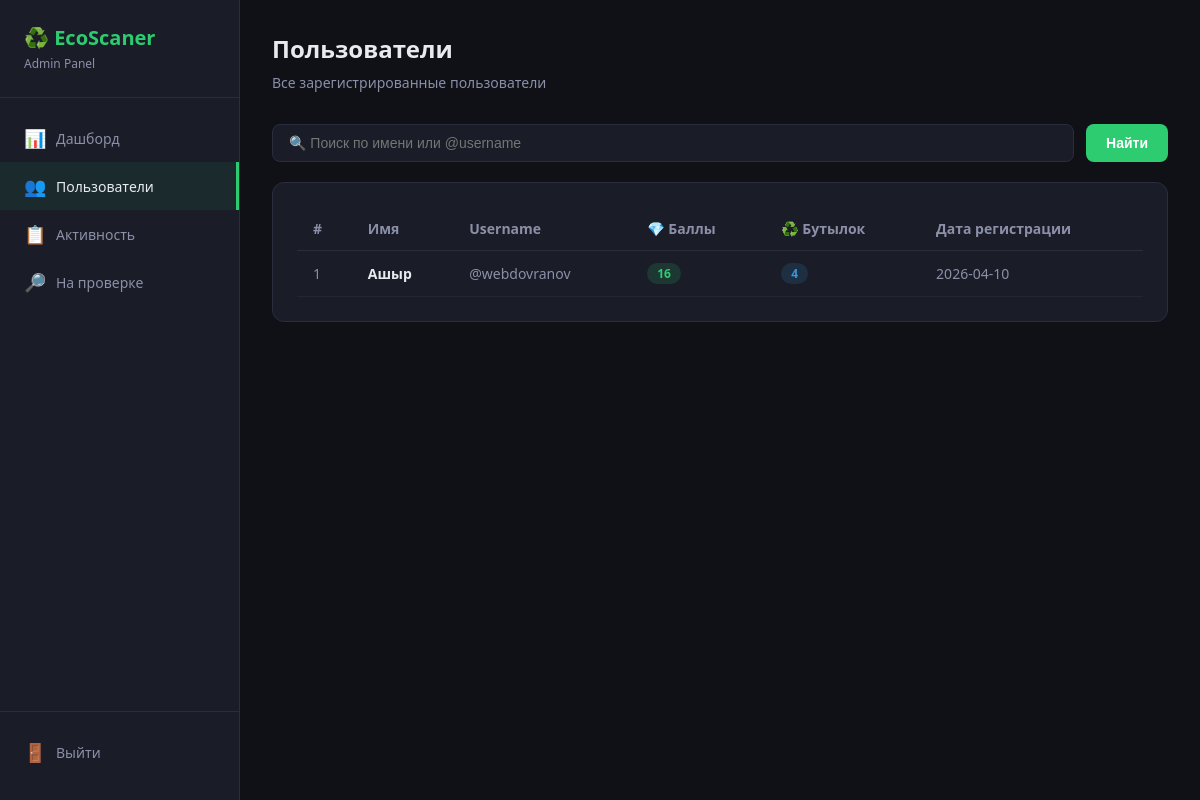
The page /users (signed in) on the database its author committed.
### tables this page shows
CREATE TABLE users (
            id                  INTEGER PRIMARY KEY AUTOINCREMENT,
            telegram_id         INTEGER UNIQUE NOT NULL,
            username            TEXT    NOT NULL DEFAULT '',
            first_name          TEXT    NOT NULL DEFAULT '',
            total_points        INTEGER NOT NULL DEFAULT 0,
            total_earned_points INTEGER NOT NULL DEFAULT 0,
            total_wastes        INTEGER NOT NULL DEFAULT 0,
            created_at          DATETIME NOT NULL DEFAULT (datetime('now'))
        );

### admin/app.py (the view)
@app.route("/users")
@login_required
def users():
    search = request.args.get("search", "").strip()
    return render_template("users.html", users=get_users(search), search=search)

### admin/app.py (called while the page is built)
@contextlib.contextmanager
def _db():
    conn = sqlite3.connect(DATABASE_PATH)
    conn.row_factory = sqlite3.Row
    try:
        yield conn.cursor()
    finally:
        conn.close()

def login_required(f):
    @wraps(f)
    def decorated(*args, **kwargs):
        if not session.get("logged_in"):
            return redirect(url_for("login"))
        return f(*args, **kwargs)
    return decorated

def get_users(search: str = "") -> list[dict]:
    with _db() as c:
        if search:
            c.execute("""
                SELECT telegram_id, first_name, username,
                       total_points, total_earned_points, total_wastes, created_at
                FROM users
                WHERE first_name LIKE ? OR username LIKE ?
                ORDER BY total_earned_points DESC
            """, (f"%{search}%", f"%{search}%"))
        else:
            c.execute("""
                SELECT telegram_id, first_name, username,
                       total_points, total_earned_points, total_wastes, created_at
                FROM users
                ORDER BY total_earned_points DESC
            """)
        return [dict(r) for r in c.fetchall()]

### admin/templates/users.html
{% extends "base.html" %}
{% block body %}
<div class="sidebar">
  <div class="logo">
    <h2>♻️ EcoScaner</h2>
    <span>Admin Panel</span>
  </div>
  <nav class="nav">
    <a href="/"><span class="icon">📊</span> Дашборд</a>
    <a href="/users" class="active"><span class="icon">👥</span> Пользователи</a>
    <a href="/activity"><span class="icon">📋</span> Активность</a>
    <a href="/reviews"><span class="icon">🔎</span> На проверке</a>
  </nav>
  <div class="nav nav-bottom">
    <a href="/logout"><span class="icon">🚪</span> Выйти</a>
  </div>
</div>
<div class="main">
  <div class="page-title">Пользователи</div>
  <div class="page-sub">Все зарегистрированные пользователи</div>
  <form class="search-bar" method="GET">
    <input name="search" placeholder="🔍 Поиск по имени или @username" value="{{ search }}">
    <button type="submit">Найти</button>
  </form>
  <div class="card">
    <table>
      <thead>
        <tr>
          <th>#</th>
          <th>Имя</th>
          <th>Username</th>
          <th>💎 Баллы</th>
          <th>♻️ Бутылок</th>
          <th>Дата регистрации</th>
        </tr>
      </thead>
      <tbody>
        {% for u in users %}
        <tr>
          <td style="color:var(--muted)">{{ loop.index }}</td>
          <td><strong>{{ u.first_name or "—" }}</strong></td>
          <td style="color:var(--muted)">{{ "@" + u.username if u.username else "—" }}</td>
          <td><span class="badge badge-green">{{ u.total_points }}</span></td>
          <td><span class="badge badge-blue">{{ u.total_wastes }}</span></td>
          <td style="color:var(--muted)">{{ u.created_at[:10] if u.created_at else "—" }}</td>
        </tr>
        {% else %}
        <tr>
          <td colspan="6" style="text-align:center;color:var(--muted);padding:32px">
            Пользователи не найдены
          </td>
        </tr>
        {% endfor %}
      </tbody>
    </table>
  </div>
</div>
{% endblock %}

### admin/templates/base.html (style rules this page uses)
:root { --bg: #0f1117; --card: #1a1d27; --border: #2a2d3e; --green: #2ecc71; --green2: #27ae60; --text: #e8eaf0; --muted: #8b8fa8; --accent: #3498db; --danger: #e74c3c; --warning: #f39c12; }
* { margin: 0; padding: 0; box-sizing: border-box; }
body { background: var(--bg); color: var(--text); font-family: "Segoe UI", sans-serif; display: flex; min-height: 100vh; }
.sidebar { width: 240px; background: var(--card); border-right: 1px solid var(--border); padding: 24px 0; display: flex; flex-direction: column; position: fixed; height: 100vh; }
.logo { padding: 0 24px 24px; border-bottom: 1px solid var(--border); margin-bottom: 16px; }
.logo h2 { color: var(--green); font-size: 20px; }
.logo span { color: var(--muted); font-size: 12px; }
.nav a { display: flex; align-items: center; gap: 12px; padding: 12px 24px; color: var(--muted); text-decoration: none; transition: all 0.2s; font-size: 14px; }
.nav a:hover, .nav a.active { color: var(--text); background: rgba(46,204,113,0.08); border-right: 3px solid var(--green); }
.nav a .icon { font-size: 18px; width: 20px; }
.nav-bottom { margin-top: auto; padding-top: 16px; border-top: 1px solid var(--border); }
.main { margin-left: 240px; flex: 1; padding: 32px; }
.page-title { font-size: 24px; font-weight: 700; margin-bottom: 8px; }
.page-sub { color: var(--muted); font-size: 14px; margin-bottom: 32px; }
.card { background: var(--card); border: 1px solid var(--border); border-radius: 12px; padding: 24px; }
table { width: 100%; border-collapse: collapse; font-size: 14px; }
th { color: var(--muted); font-weight: 600; padding: 12px 16px; text-align: left; border-bottom: 1px solid var(--border); }
td { padding: 12px 16px; border-bottom: 1px solid rgba(255,255,255,0.04); }
.badge { display: inline-block; padding: 2px 10px; border-radius: 20px; font-size: 12px; font-weight: 600; }
.badge-green { background: rgba(46,204,113,0.15); color: var(--green); }
.badge-blue { background: rgba(52,152,219,0.15); color: var(--accent); }
.search-bar { display: flex; gap: 12px; margin-bottom: 20px; }
.search-bar input { flex: 1; background: var(--card); border: 1px solid var(--border); border-radius: 8px; padding: 10px 16px; color: var(--text); font-size: 14px; outline: none; }
.search-bar button { background: var(--green); color: #fff; border: none; border-radius: 8px; padding: 10px 20px; cursor: pointer; font-size: 14px; font-weight: 600; }

### rows shown on the page
users: first_name "Ашыр", username "@webdovranov", total_points "16", total_wastes "4", created_at "2026-04-10"
